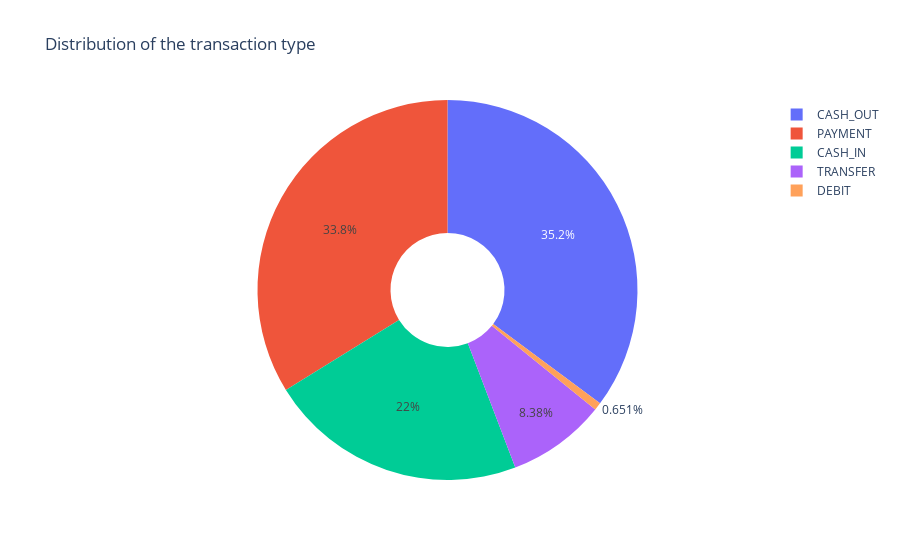

The notebook cell saved with this chart:
### Code cell
px.pie(df,values=quantity,names=transaction_mode,hole=0.3,title="Distribution of the transaction type")

### Figure 1 — Plotly figure (JSON) as saved in the notebook; plotly's stock layout.template omitted (floating-point values rounded to 4 significant figures)
{"data": [{"domain": {"x": [0, 1], "y": [0, 1]}, "hole": 0.3, "hovertemplate": "label=%{label}<br>value=%{value}<extra></extra>", "labels": ["CASH_OUT", "PAYMENT", "CASH_IN", "TRANSFER", "DEBIT"], "legendgroup": "", "name": "", "showlegend": true, "type": "pie", "values": [2237500, 2151495, 1399284, 532909, 41432]}], "layout": {"legend": {"tracegroupgap": 0}, "title": {"text": "Distribution of the transaction type"}}}
